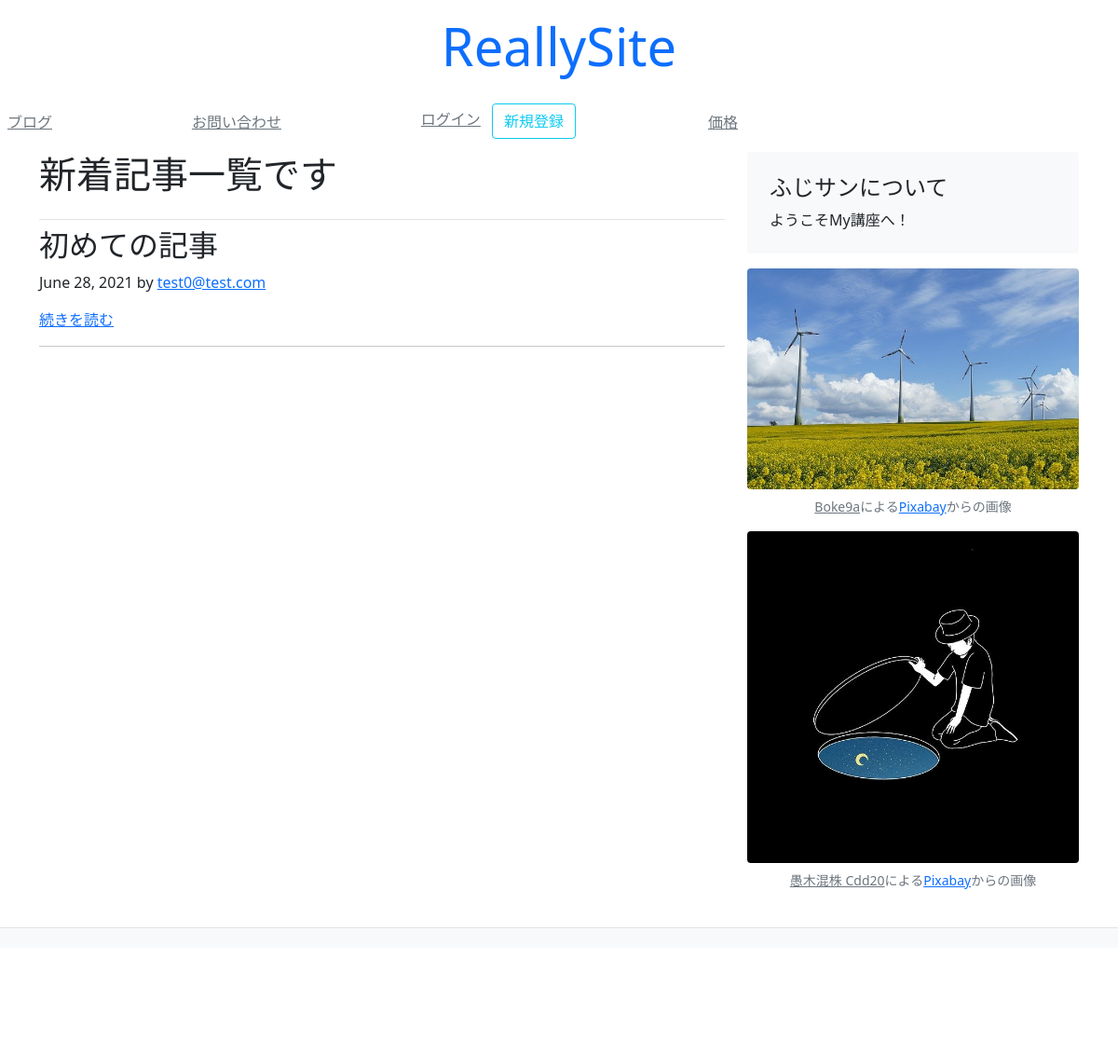
Screenshot of /blog/ with the database file from the repository.
### blog/models.py (models this page shows, shortened)
class Article(models.Model):
    title = models.CharField(default="", max_length=30)
    text = models.TextField(default="")
    author = models.ForeignKey(get_user_model(), on_delete=models.CASCADE)
    created_at = models.DateField(auto_now_add=True)
    updated_at = models.DateField(auto_now=True)
    count = models.IntegerField(default=0)
    tags = models.ManyToManyField(Tag, blank=True)

### mysite/models/account_models.py (models this page shows, shortened)
class User(AbstractBaseUser):
    email = models.EmailField(
        max_length=255,
        unique=True,
    )
    is_active = models.BooleanField(default=True)
    is_admin = models.BooleanField(default=False)
    objects = UserManager()
    USERNAME_FIELD = 'email'
    REQUIRED_FIELDS = []
    def __str__(self):
        return self.email

### blog/views.py (the view)
# urls.py: path('', views.index),
def index(request):
    objs = Article.objects.all()
    paginator = Paginator(objs, 2)
    page_number = request.GET.get('page')
    context = {
        'title': '新着記事一覧です',
        'page_obj': paginator.get_page(page_number),
        'page_number': page_number
    }
    return render(request, 'blog/blog.html', context)

### templates/blog/blog.html (shortened to what this page needs)
{% extends 'mysite/base.html' %}
{% block content %}
  <main class="container">
    <div class="row">
      <div class="col-md-8">
        <h3 class="pb-4 font-italic border-bottom display-6">
          {{ title }}
        </h3>
        {% for obj in page_obj %}
          <div class="blog-post">
            <h2 class="blog-post-title">{{ obj.title }}</h2>
            <p class="blog-post-meta">{{ obj.created_at }}
              by
              <a href="#">{{ obj.author }}</a>
            </p>
            <a href="/blog/{{obj.id}}">続きを読む</a>
          </div>
          <hr>
        {% endfor %}
      </div>
      {% include "mysite/snippets/sidebar.html" %}
    </div>
  </main>
{% endblock %}

### rows the page displays
Article: title "初めての記事", created_at "June 28, 2021", author "test0@test.com"

### other values shown
{{ title }} "新着記事一覧です"
